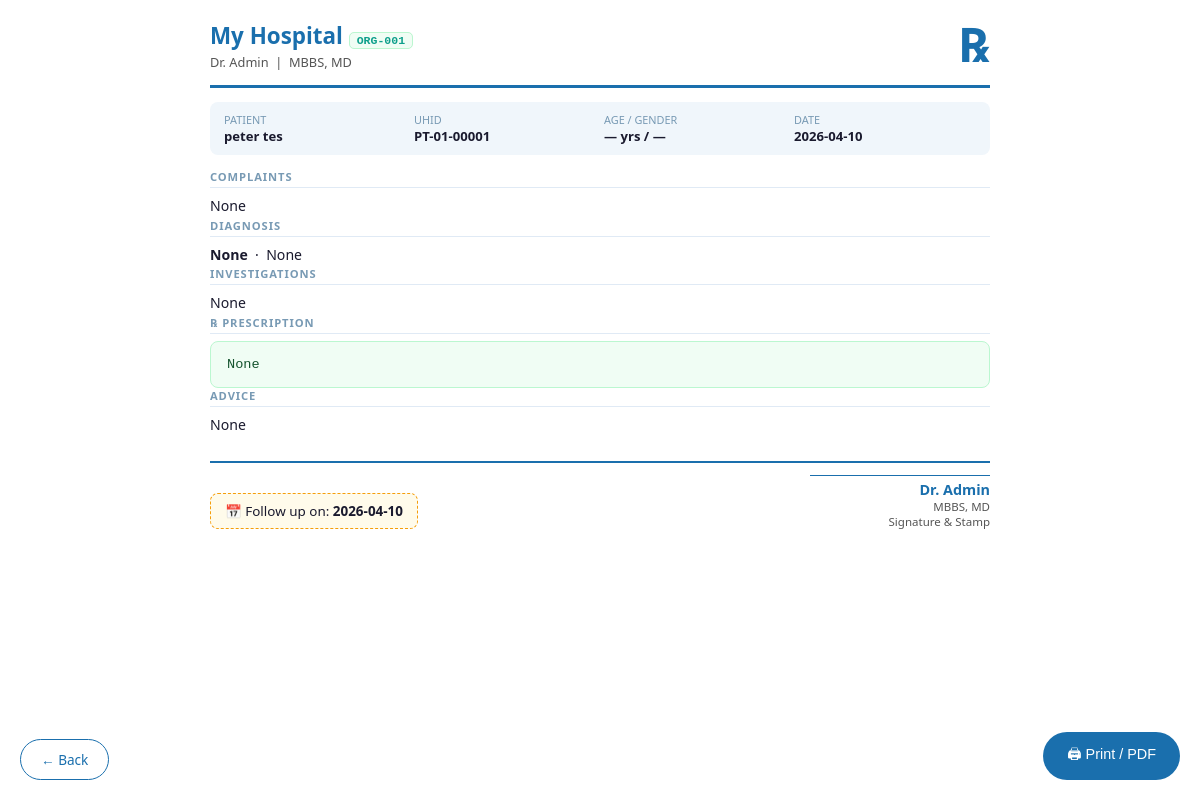
Page /visits/1/1/print (signed in) on the committed database.
### tables this page shows
CREATE TABLE hospitals(
            id         INTEGER PRIMARY KEY AUTOINCREMENT,
            name       TEXT NOT NULL,
            tagline    TEXT DEFAULT 'Quality Healthcare',
            address    TEXT DEFAULT '',
            phone      TEXT DEFAULT '',
            email      TEXT DEFAULT '',
            color1     TEXT DEFAULT '#1a6fad',
            color2     TEXT DEFAULT '#0e9f8b',
            is_active  INTEGER DEFAULT 1,
            created_at TIMESTAMP DEFAULT CURRENT_TIMESTAMP
        , org_id TEXT);

CREATE TABLE settings(
            id             INTEGER PRIMARY KEY AUTOINCREMENT,
            hospital_id    INTEGER UNIQUE NOT NULL,
            doctor_name    TEXT DEFAULT '',
            doctor_degree  TEXT DEFAULT 'MBBS, MD',
            FOREIGN KEY (hospital_id) REFERENCES hospitals(id)
        );

CREATE TABLE patients(
            id                INTEGER PRIMARY KEY AUTOINCREMENT,
            hospital_id       INTEGER NOT NULL,
            uhid              TEXT,
            name              TEXT NOT NULL,
            dob               DATE,
            age               INTEGER,
            gender            TEXT,
            guardian_name     TEXT DEFAULT '',
            guardian_relation TEXT DEFAULT '',
            emergency_contact TEXT DEFAULT '',
            emergency_phone   TEXT DEFAULT '',
            insurance         TEXT DEFAULT '',
            insurance_no      TEXT DEFAULT '',
            blood_group       TEXT DEFAULT '',
            rh_factor         TEXT DEFAULT '',
            height_cm         INTEGER,
            address           TEXT DEFAULT '',
            city              TEXT DEFAULT '',
            state             TEXT DEFAULT '',
            phone             TEXT DEFAULT '',
            email             TEXT DEFAULT '',
            individual_number TEXT DEFAULT '',
            occupation        TEXT DEFAULT '',
            marital_status    TEXT DEFAULT '',
            religion          TEXT DEFAULT '',
            nationality       TEXT DEFAULT 'Indian',
            comorbidity       TEXT DEFAULT '',
            known_allergies   TEXT DEFAULT '',
            past_medical_history TEXT DEFAULT '',
            past_surgical_history TEXT DEFAULT '',
            family_history    TEXT DEFAULT '',
            habits            TEXT DEFAULT '',
            patient_type      TEXT DEFAULT 'OPD'
                              CHECK(patient_type IN ('OPD','IPD','Emergency')),
            created_at        TIMESTAMP DEFAULT CURRENT_TIMESTAMP,
            updated_at        TIMESTAMP DEFAULT CURRENT_TIMESTAMP, org_id TEXT,
            FOREIGN KEY (hospital_id) REFERENCES hospitals(id)
        );

CREATE TABLE visits(
            id            INTEGER PRIMARY KEY AUTOINCREMENT,
            hospital_id   INTEGER NOT NULL,
            patient_id    INTEGER NOT NULL,
            admission_id  INTEGER,
            visit_type    TEXT DEFAULT 'OPD'
                          CHECK(visit_type IN ('OPD','IPD','Emergency')),
            token_no      INTEGER,
            visit_date    DATE NOT NULL,
            visit_time    TIME,
            doctor_id     INTEGER,
            complaints    TEXT DEFAULT '',
            history_of_illness TEXT DEFAULT '',
            examination_findings TEXT DEFAULT '',
            primary_diagnosis TEXT DEFAULT '',
            secondary_diagnosis TEXT DEFAULT '',
            investigation TEXT DEFAULT '',
            prescription  TEXT DEFAULT '',
            notes         TEXT DEFAULT '',
            advice        TEXT DEFAULT '',
            -- Vitals
            bp_systolic   INTEGER,
            bp_diastolic  INTEGER,
            pulse         INTEGER,
            temperature   REAL,
            weight        REAL,
            height        INTEGER,
            spo2          INTEGER,
            rr            INTEGER,
            blood_sugar   REAL,
            -- Follow-up
            followup_date DATE,
            followup_notes TEXT DEFAULT '',
            created_by    INTEGER,
            created_at    TIMESTAMP DEFAULT CURRENT_TIMESTAMP, prescription_image TEXT,
            FOREIGN KEY (hospital_id) REFERENCES hospitals(id),
            FOREIGN KEY (patient_id)  REFERENCES patients(id)
        );

### app/routes/visit_routes.py (the view)
@visit_routes.route('/<int:pid>/<int:vid>/print')
def print_prescription(pid, vid):
    if not _ok(): return redirect(url_for('auth.login'))
    hid = _hid(); db = get_db()
    patient   = db.execute('SELECT * FROM patients WHERE id=? AND hospital_id=?',(pid,hid)).fetchone()
    raw_visit = db.execute('SELECT * FROM visits WHERE id=? AND patient_id=? AND hospital_id=?',(vid,pid,hid)).fetchone()
    if not raw_visit: flash('Not found.','danger'); return redirect(url_for('patients.patient_detail',pid=pid))
    doctor = db.execute("SELECT name FROM users WHERE hospital_id=? AND role IN ('admin','doctor') LIMIT 1",(hid,)).fetchone()
    from datetime import datetime as dt
    def calc_age(dob):
        if not dob: return None
        try:
            d = dt.strptime(dob,'%Y-%m-%d').date(); t = date.today()
            return t.year-d.year-((t.month,t.day)<(d.month,d.day))
        except: return None
    pt = {k:(patient[k] if k in patient.keys() else None)
          for k in ['id','name','age','gender','blood_group','comorbidity',
                    'dob','known_allergies','uhid','org_id','individual_number','phone']}
    keys=['id','patient_id','visit_type','token_no','visit_date','visit_time',
          'complaints','history_of_illness','examination_findings',
          'primary_diagnosis','secondary_diagnosis','investigation','prescription',
          'advice','notes','bp_systolic','bp_diastolic','pulse','temperature',
          'weight','height','spo2','rr','blood_sugar','followup_date','followup_notes',
          'prescription_image']
    visit = {k:(raw_visit[k] if k in raw_visit.keys() else None) for k in keys}
    return render_template('prescription.html', patient=pt,
                           display_age=calc_age(pt['dob']) or pt['age'],
                           visit=visit, doctor=doctor,
                           today=date.today().strftime('%d %b %Y'))

### app/database.py (called while the page is built)
def get_db():
    if 'db' not in g:
        g.db = sqlite3.connect(current_app.config['DATABASE'])
        g.db.row_factory = sqlite3.Row
        g.db.execute('PRAGMA foreign_keys = ON')
    return g.db

### app/routes/visit_routes.py (called while the page is built)
def _hid(): return session.get('hospital_id',1)

def _ok():  return 'user_id' in session and 'hospital_id' in session

### templates/prescription.html (shortened to what this page needs)
<!DOCTYPE html><html lang="en"><head><meta charset="UTF-8"/><title>Prescription — {{ patient.name }}</title>
</head><body>
<div class="header">
  <div class="clinic-info">
    <h1>{{ hospital.name }} {% if hospital.org_id %}<span class="org-tag">{{ hospital.org_id }}</span>{% endif %}</h1>
    <p>{{ hospital.doctor }} &nbsp;|&nbsp; {{ hospital.degree }}</p>
  </div>
  <div class="rx-symbol">℞</div>
</div>
<div class="pt-strip">
  <div class="f"><label>Patient</label><span>{{ patient.name }}</span></div>
  <div class="f"><label>UHID</label><span>{{ patient.uhid or '—' }}</span></div>
  <div class="f"><label>Age / Gender</label><span>{{ display_age or '—' }} yrs / {{ patient.gender or '—' }}</span></div>
  <div class="f"><label>Date</label><span>{{ visit.visit_date or today }}</span></div>
</div>
{% if visit.complaints %}<div class="mb-3"><div class="stitle">Complaints</div><div class="sbody">{{ visit.complaints }}</div></div>{% endif %}
{% if visit.primary_diagnosis %}<div class="mb-3"><div class="stitle">Diagnosis</div><div class="sbody"><strong>{{ visit.primary_diagnosis }}</strong>{% if visit.secondary_diagnosis %} &nbsp;·&nbsp; {{ visit.secondary_diagnosis }}{% endif %}</div></div>{% endif %}
{% if visit.investigation %}<div class="mb-3"><div class="stitle">Investigations</div><div class="sbody">{{ visit.investigation }}</div></div>{% endif %}
{% if visit.prescription %}<div class="mb-3"><div class="stitle">℞ Prescription</div><div class="rx-block">{{ visit.prescription }}</div></div>{% endif %}
{% if visit.advice %}<div class="mb-3"><div class="stitle">Advice</div><div class="sbody">{{ visit.advice }}</div></div>{% endif %}
<div class="footer">
  <div>
    {% if visit.followup_date %}<div class="followup-box">📅 Follow up on: <strong>{{ visit.followup_date }}</strong>{% if visit.followup_notes %} — {{ visit.followup_notes }}{% endif %}</div>
    {% else %}<small style="color:#aaa">Printed: {{ today }}</small>{% endif %}
  </div>
  <div style="text-align:right">
    <div class="sig-line"></div>
    <div style="font-weight:700;color:{{ hospital.color1 }};font-size:.9rem">{{ hospital.doctor }}</div>
    <div style="font-size:.72rem;color:#555">{{ hospital.degree }}</div>
    <div style="font-size:.72rem;color:#555">Signature &amp; Stamp</div>
  </div>
</div>
<button class="print-btn no-print" onclick="window.print()">🖨 Print / PDF</button>
<a href="javascript:history.back()" class="no-print" style="position:fixed;bottom:20px;left:20px;background:#fff;color:{{ hospital.color1 }};border:1.5px solid {{ hospital.color1 }};border-radius:50px;padding:10px 20px;text-decoration:none;font-size:.85rem">← Back</a>
</body></html>

### rows in the picture
hospitals: name "My Hospital", org_id "ORG-001"
settings: doctor "Dr. Admin", degree "MBBS, MD"
patients: name "peter tes", uhid "PT-01-00001", gender "—"
visits: visit_date "2026-04-10", complaints "None", primary_diagnosis "None", secondary_diagnosis "None", investigation "None", prescription "None", advice "None", followup_date "2026-04-10"

### other values in the picture
{{ display_age or '—' }} "—"
